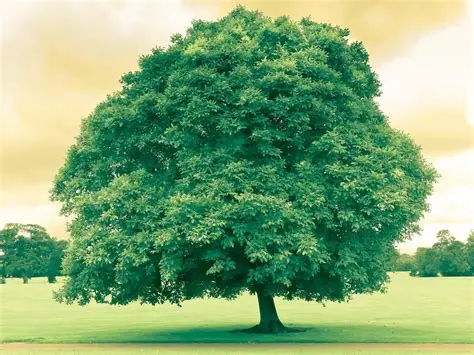
#> input picture EditImage/img.png, 474 x 355 px
$ python EditImage.py
#> lines starting #> are read from the running program, lines starting #| are printed output that depends on the picture
import cv2
import numpy as np
rasm=cv2.imread('img.png')
#> rasm is the input picture: shape (355, 474, 3); mean B, G, R 121.1, 169.8, 130.3
burchak=-120
h, w = rasm.shape[:2]
#> h = 355; w = 474
markaz=(h//2, w//2)
#> markaz = (177, 237)
matritsa=cv2.getRotationMatrix2D(markaz,burchak,1)
burish=cv2.warpAffine(rasm,matritsa,(w,h))
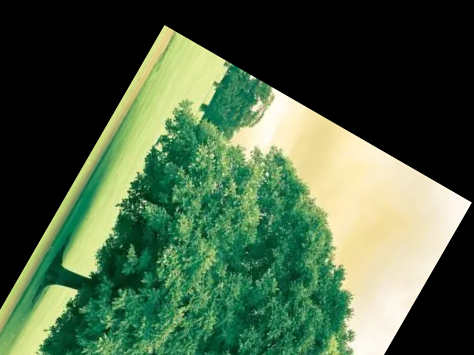
#> burish: shape (355, 474, 3); mean B, G, R 67.4, 96.3, 71.9
cv2.imshow("dastabk holatdagi rasm", rasm)
cv2.imshow("Burilgan rasm",burish)
cv2.waitKey(0)
cv2.destroyAllWindows()
